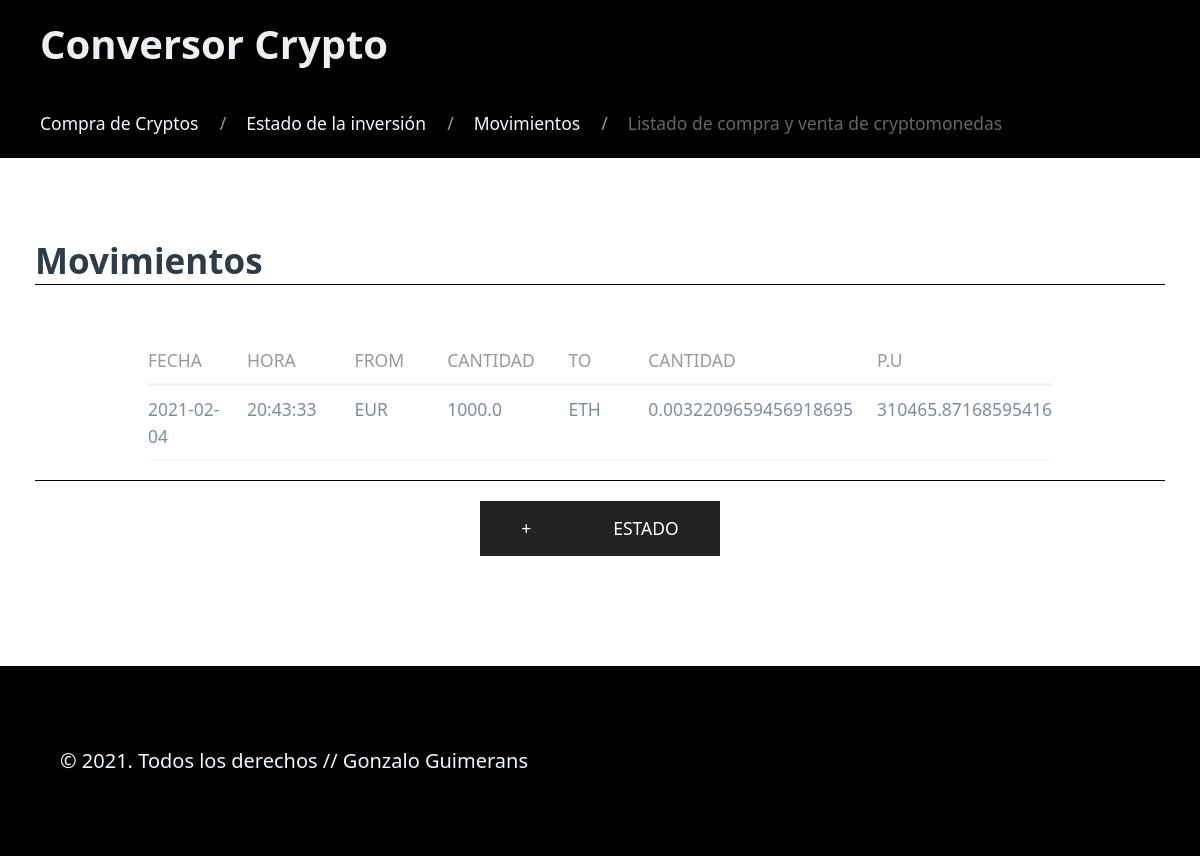
Before: / with the older database file.
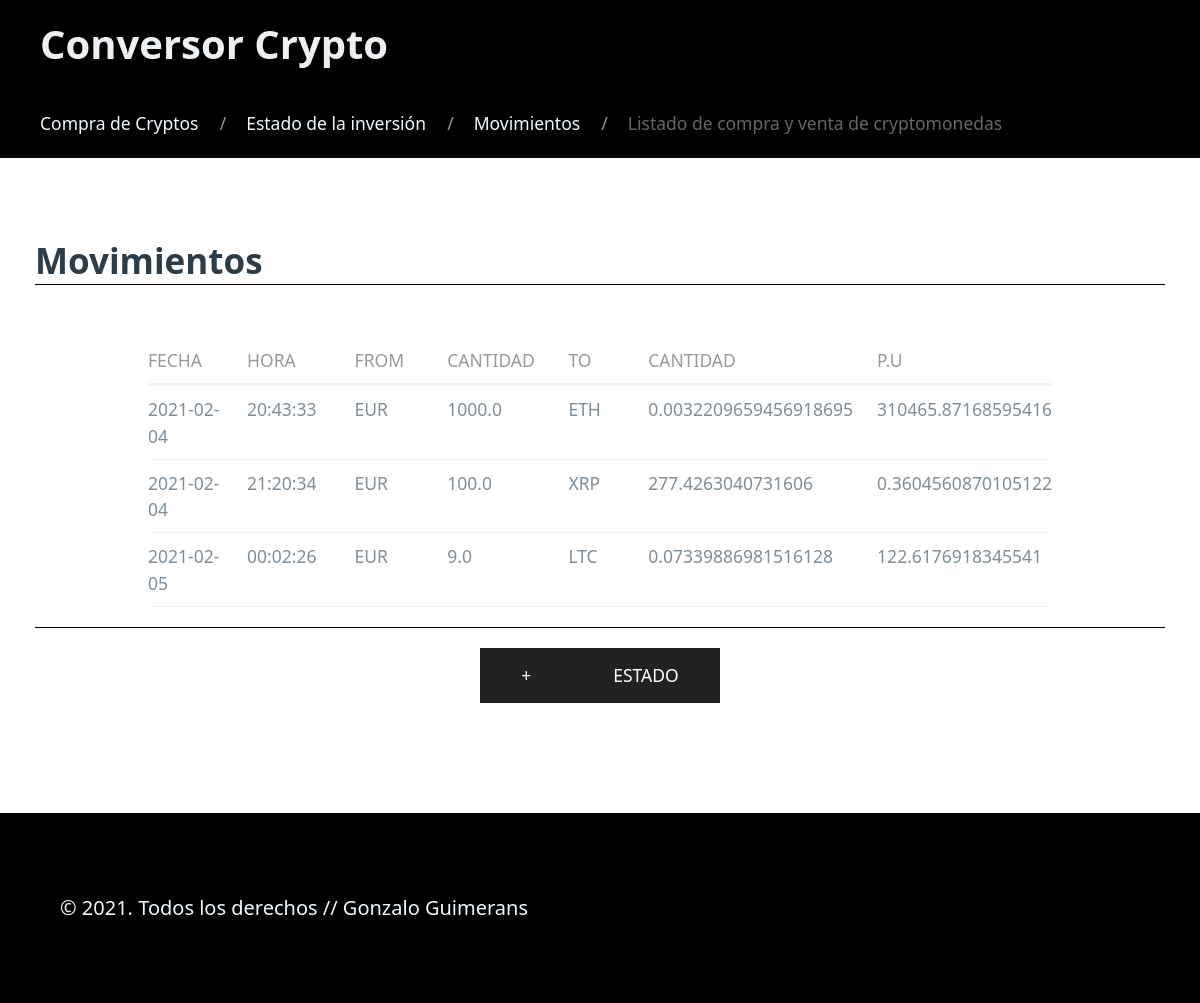
After: the same page with the newer database file.
### tables this page shows
CREATE TABLE "tabla_movimientos" (
	"id"	INTEGER,
	"date"	TEXT NOT NULL,
	"time"	TEXT NOT NULL,
	"from_currency"	INTEGER NOT NULL,
	"from_quantity"	REAL NOT NULL,
	"to_currency"	INTEGER NOT NULL,
	"to_quantity"	REAL NOT NULL,
	PRIMARY KEY("id" AUTOINCREMENT)
);

### movements/views.py (the view)
@app.route("/", methods=["GET", "POST"])
def movimientosCrypto():
    movimientos = queries.getMovimientosCrypto()
    return render_template("movimientos.html", movimientos=movimientos)

### tools/dbaccess.py (called while the page is built)
    def consultaBD(self, query, params=()):
        conn = sqlite3.connect(self.path)
        c = conn.cursor()
        c.execute(query, params)
        conn.commit()
        filas = c.fetchall()
        conn.close()
        if len(filas) == 0:
            return filas
        columnNames = []
        for columnName in c.description:
            columnNames.append(columnName[0])
        listaDeDiccionarios = []
        for fila in filas:
            d = {}
            for ix, columnName in enumerate(columnNames):
                d[columnName] = fila[ix]
            listaDeDiccionarios.append(d)
        return listaDeDiccionarios

    def getMovimientosCrypto(self):
        return self.db.consultaBD("SELECT date, time, from_currency, from_quantity, to_currency, to_quantity FROM tabla_movimientos;")

### movements/templates/movimientos.html (shortened to what this page needs)
{% extends "base.html" %}
{% block breadcrumbs %}
<ul class="uk-breadcrumb">
        <li><a href="/compra">Compra de Cryptos</a></li>
        <li><a href="/estado">Estado de la inversión</a></li>
        <li class="uk-disabled"><a>Movimientos</a></li>
        <li><span>Listado de compra y venta de cryptomonedas</span></li>
        </ul>
{% endblock %}
{% block h2 %}<h2 class="title_text uk-text-left">Movimientos</h2>{% endblock %}
{% block bloque_de_formato %}
        {% if movimientos|length > 0 %}
                <div class="uk-overflow-auto centrarTabla">
                        <table class="uk-table uk-table-divider uk-table-hover uk-table-small uk-table-justify ">
                                <thead>
                                        <tr>
                                                <th class="uk-width-small">Fecha</th>
                                                <th class="uk-width-small">Hora</th>
                                                <th class="uk-width-small">From</th>
                                                <th class="uk-width-small">Cantidad</th>
                                                <th class="uk-width-small">To</th>
                                                <th class="uk-width-small">Cantidad</th>
                                                <th class="uk-width-small">P.U</th>
                                        </tr>
                                </thead>
                        {% for registro in movimientos %}
                                <tbody>
                                        <tr>
                                                <td class="uk-width-small">{{ registro["date"] }}</td>
                                                <td class="uk-width-small">{{ registro["time"] }}</td>
                                                <td class="uk-width-small">{{ registro["from_currency"] }}</td>
                                                <td class="uk-width-small">{{ registro["from_quantity"] }}</td>
                                                <td class="uk-width-small">{{ registro["to_currency"] }}</td>
                                                <td class="uk-width-small">{{ registro["to_quantity"] }}</td>
                                                <td class="uk-width-small">{{ registro["from_quantity"]/registro["to_quantity"]}}</td>
                                </tbody>
                        {% endfor %}
                        </table>
                </div>
        {% else %}
                <h2 class="title_text uk-text-left">No hay movimientos</h2>
        {% endif %}
        <div class="uk-margin border-top">
                <form class="uk-form-stacked" action="compra">
                        <button type="submit" class="uk-button uk-button-secondary uk-button-large">+</button>
                </form>
                <form action="estado">
                        <button type="submit" class="uk-button uk-button-secondary uk-button-large">Estado</button>
                </form>
        </div>
{% endblock %}

Changed rows visible on the page:
added tabla_movimientos: date "2021-02-04", time "21:20:34", from_currency "EUR", from_quantity "100.0", to_currency "XRP", to_quantity "277.4263040731606", registro['from_quantity']/registro['to_quantity'] "0.3604560870105122"
added tabla_movimientos: date "2021-02-05", time "00:02:26", from_currency "EUR", from_quantity "9.0", to_currency "LTC", to_quantity "0.07339886981516128", registro['from_quantity']/registro['to_quantity'] "122.6176918345541"
